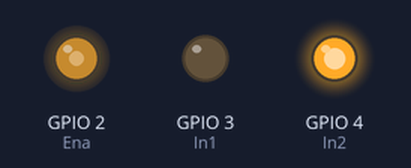
Recording of a program running on a simulated Raspberry Pi (BCM pin numbers). Parts: output pins drawn as LEDs (lit = HIGH).

Above: at 0.1 s.
Timing chart, 0 to 1.6 s (numbered marks = the images above):
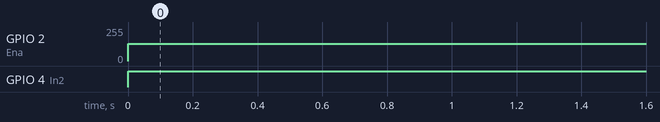

Measured:
- by itself, GPIO 2 (Ena): 0/255 → 128/255 at 0.00 s
- by itself, GPIO 4 (In2): LOW → HIGH at 0.00 s

The program:

import_RPi.py
```python
import RPi.GPIO as GPIO
from time import sleep

GPIO.setmode(GPIO.BCM)
GPIO.setwarnings(False)
Ena,In1,In2 = 2,3,4
GPIO.setup(Ena,GPIO.OUT)
GPIO.setup(In1,GPIO.OUT)
GPIO.setup(In2,GPIO.OUT)
pwm = GPIO.PWM(Ena,100)
pwm.start(0)

while True:
    GPIO.output(In1,GPIO.LOW)
    GPIO.output(In2,GPIO.HIGH)
    pwm.ChangeDutyCycle(50)
    sleep(2)
```
